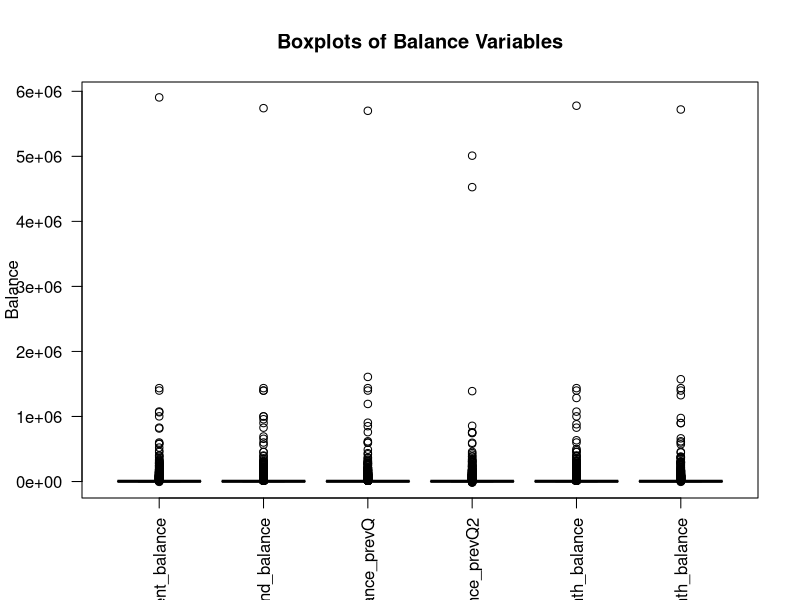
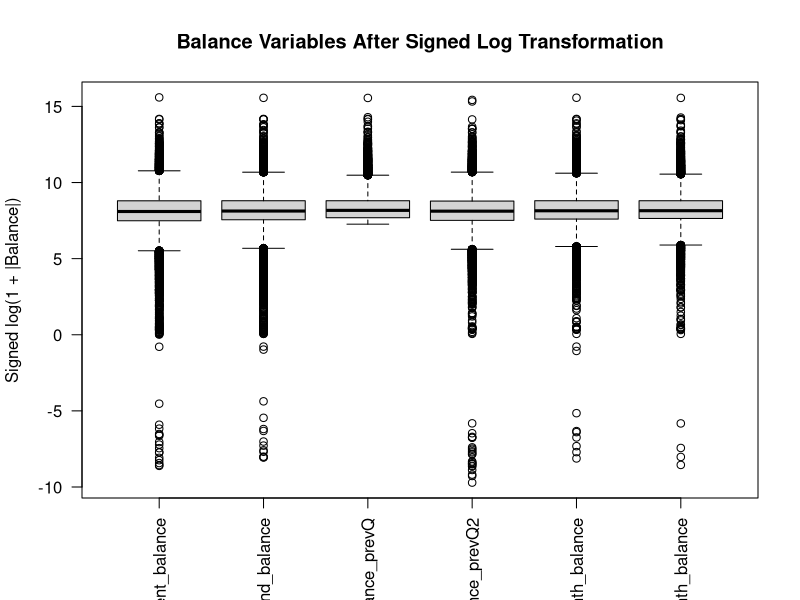
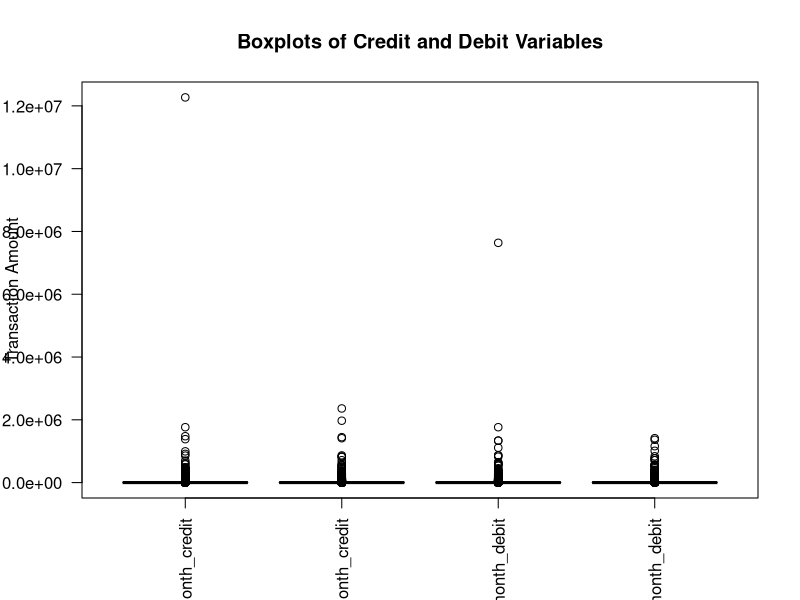
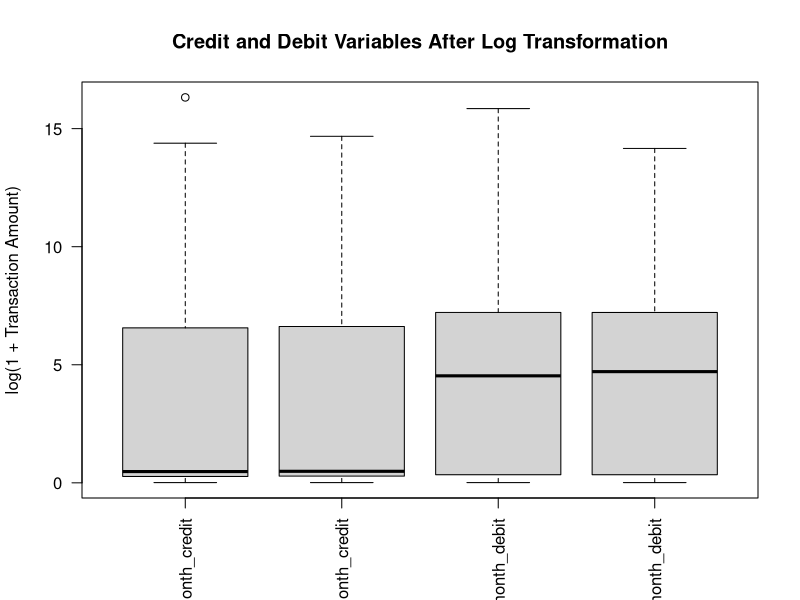
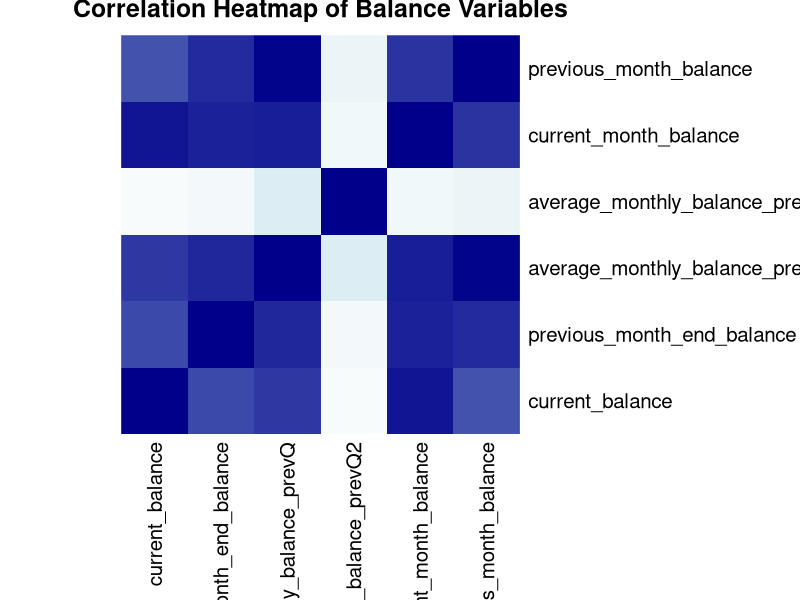
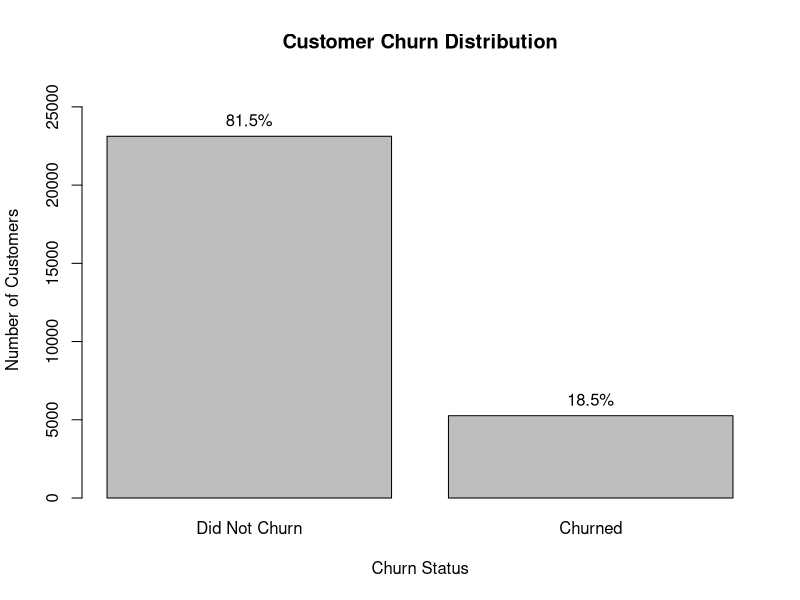
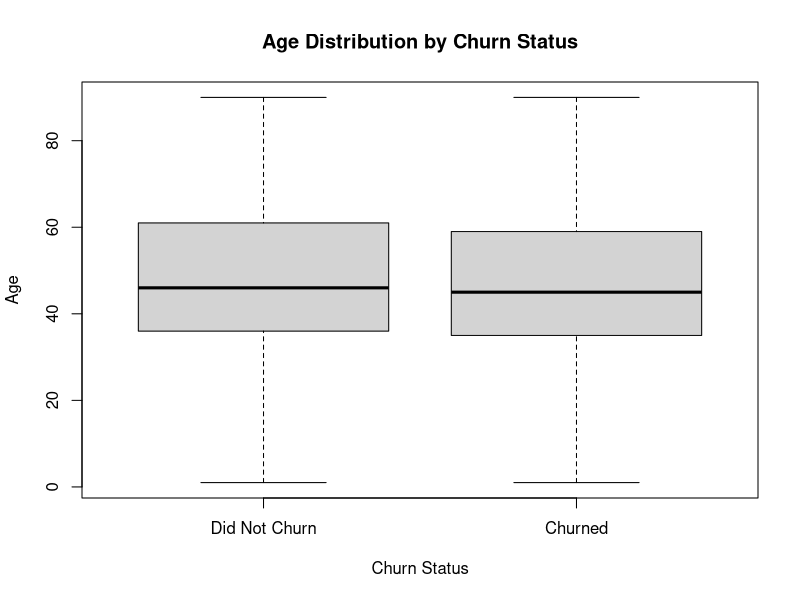
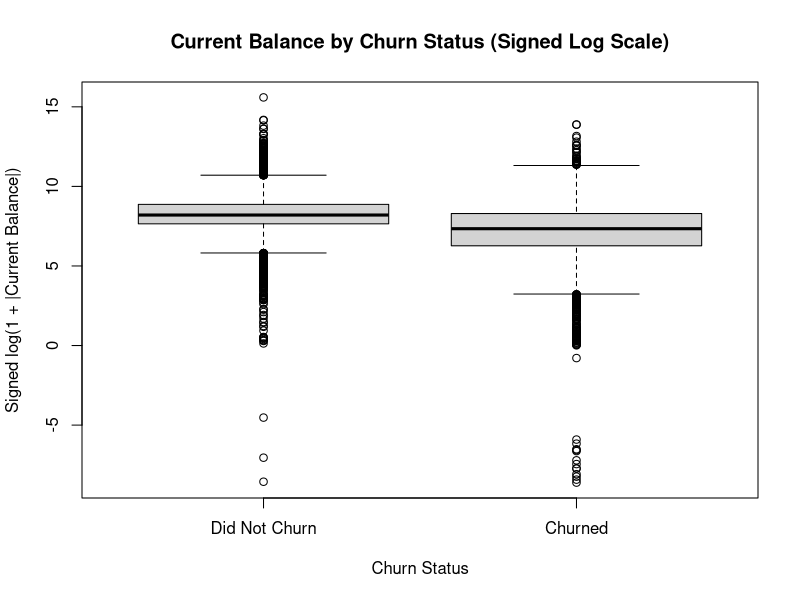

These figures' R source, in order:
# ============================================================
# Bank Customer Churn - Exploratory Data Analysis
# ============================================================
# Purpose:
#   This script explores the cleaned Bank Customer Churn dataset.
#
#   The analysis follows a logical sequence:
#   1. Understand the distribution of financial variables
#   2. Identify extreme values and outliers
#   3. Assess skewness
#   4. Examine negative and very small transaction values
#   5. Investigate correlations among balance variables
#
# Important:
#   - No observations are removed in this script.
#   - No original financial values are modified.
#   - Transformations are used for visualization only.
# ============================================================


# ------------------------------------------------------------
# 1. Load the cleaned dataset
# ------------------------------------------------------------

data <- read.csv("data/churn_prediction_clean.csv")


# Define variable groups used throughout the analysis
balance_vars <- c(
  "current_balance",
  "previous_month_end_balance",
  "average_monthly_balance_prevQ",
  "average_monthly_balance_prevQ2",
  "current_month_balance",
  "previous_month_balance"
)

credit_debit_vars <- c(
  "current_month_credit",
  "previous_month_credit",
  "current_month_debit",
  "previous_month_debit"
)


# ============================================================
# PART A - BALANCE VARIABLES
# ============================================================
# Research question:
# How are customer balances distributed, and are there
# extreme values that could affect statistical analysis?
# ============================================================


# ------------------------------------------------------------
# 2. Summary statistics
# ------------------------------------------------------------
# First, examine the minimum, quartiles, median, mean and
# maximum to understand the overall scale and distribution.
# ------------------------------------------------------------

summary(data[balance_vars])


# ------------------------------------------------------------
# 3. Raw-scale boxplots
# ------------------------------------------------------------
# Boxplots are used to identify extreme observations.
# The raw scale allows the magnitude of extreme balances
# to be seen directly.
# ------------------------------------------------------------

boxplot(
  data[balance_vars],
  main = "Boxplots of Balance Variables",
  ylab = "Balance",
  las = 2
)


# ------------------------------------------------------------
# 4. Signed-log boxplots
# ------------------------------------------------------------
# The balance variables contain both positive and negative
# values. Therefore, a normal logarithm cannot be applied.
#
# A signed-log transformation is used ONLY for visualization.
# It compresses very large values while preserving whether
# the original balance was positive or negative.
# ------------------------------------------------------------

balance_log <- data.frame(
  lapply(data[balance_vars], function(x) {
    sign(x) * log1p(abs(x))
  })
)

names(balance_log) <- balance_vars

boxplot(
  balance_log,
  main = "Balance Variables After Signed Log Transformation",
  ylab = "Signed log(1 + |Balance|)",
  las = 2
)


# ------------------------------------------------------------
# 5. Measure skewness
# ------------------------------------------------------------
# Skewness provides a numerical measure of asymmetry.
# Positive values indicate right-skewness.
# Extremely large values may be strongly influenced by
# a small number of extreme observations.
# ------------------------------------------------------------

balance_skewness <- sapply(
  data[balance_vars],
  function(x) {
    x <- x[!is.na(x)]
    mean((x - mean(x))^3) / sd(x)^3
  }
)

balance_skewness


# ------------------------------------------------------------
# 6. Identify statistical outliers using the IQR method
# ------------------------------------------------------------
# The IQR method identifies observations below:
#
#   Q1 - 1.5 × IQR
#
# or above:
#
#   Q3 + 1.5 × IQR
#
# These are statistical outliers and are NOT automatically
# treated as data errors.
# ------------------------------------------------------------

balance_iqr_outliers <- sapply(
  data[balance_vars],
  function(x) {
    Q1 <- quantile(x, 0.25, na.rm = TRUE)
    Q3 <- quantile(x, 0.75, na.rm = TRUE)
    IQR_value <- Q3 - Q1
    
    lower <- Q1 - 1.5 * IQR_value
    upper <- Q3 + 1.5 * IQR_value
    
    sum(x < lower | x > upper, na.rm = TRUE)
  }
)

balance_iqr_outliers


# ------------------------------------------------------------
# 7. Investigate negative balances
# ------------------------------------------------------------
# Negative balances are rare but present in several variables.
# They may represent legitimate account conditions such as
# overdraft positions, so they are reported rather than removed.
# ------------------------------------------------------------

negative_balances <- sapply(
  data[balance_vars],
  function(x) {
    sum(x < 0, na.rm = TRUE)
  }
)

negative_balances


# ============================================================
# PART B - CREDIT AND DEBIT VARIABLES
# ============================================================
# Research question:
# How are customer transaction amounts distributed, and do
# credit and debit variables show the same pattern?
# ============================================================


# ------------------------------------------------------------
# 8. Summary statistics
# ------------------------------------------------------------

summary(data[credit_debit_vars])


# ------------------------------------------------------------
# 9. Raw-scale boxplots
# ------------------------------------------------------------
# This visualization highlights the extreme transaction
# amounts and shows how much they stretch the overall scale.
# ------------------------------------------------------------

boxplot(
  data[credit_debit_vars],
  main = "Boxplots of Credit and Debit Variables",
  ylab = "Transaction Amount",
  las = 2
)


# ------------------------------------------------------------
# 10. Log-transformed boxplots
# ------------------------------------------------------------
# All four transaction variables are positive, so log1p()
# can be used to compress extreme upper-tail values.
#
# The transformed values are used for visualization only.
# The original dataset remains unchanged.
# ------------------------------------------------------------

credit_debit_log <- data.frame(
  lapply(data[credit_debit_vars], log1p)
)

names(credit_debit_log) <- credit_debit_vars

boxplot(
  credit_debit_log,
  main = "Credit and Debit Variables After Log Transformation",
  ylab = "log(1 + Transaction Amount)",
  las = 2
)


# ------------------------------------------------------------
# 11. Measure skewness
# ------------------------------------------------------------
# This provides numerical evidence for the visual pattern
# observed in the boxplots.
# ------------------------------------------------------------

credit_debit_skewness <- sapply(
  data[credit_debit_vars],
  function(x) {
    x <- x[!is.na(x)]
    mean((x - mean(x))^3) / sd(x)^3
  }
)

credit_debit_skewness


# ------------------------------------------------------------
# 12. Identify statistical outliers using the IQR method
# ------------------------------------------------------------

credit_debit_iqr_outliers <- sapply(
  data[credit_debit_vars],
  function(x) {
    Q1 <- quantile(x, 0.25, na.rm = TRUE)
    Q3 <- quantile(x, 0.75, na.rm = TRUE)
    IQR_value <- Q3 - Q1
    
    lower <- Q1 - 1.5 * IQR_value
    upper <- Q3 + 1.5 * IQR_value
    
    sum(x < lower | x > upper, na.rm = TRUE)
  }
)

credit_debit_iqr_outliers


# ------------------------------------------------------------
# 13. Check minimum transaction values
# ------------------------------------------------------------
# The raw summary output displayed very small values close
# to zero. This check confirms the actual minimum recorded
# value for each variable.
# ------------------------------------------------------------

sapply(
  data[credit_debit_vars],
  function(x) min(x, na.rm = TRUE)
)


# ============================================================
# PART C - CORRELATION AMONG BALANCE VARIABLES
# ============================================================
# Research question:
# Do the balance variables contain overlapping information?
#
# Strong correlations may indicate redundancy or
# multicollinearity and provide justification for considering
# dimensionality-reduction methods such as PCA.
# ============================================================


# ------------------------------------------------------------
# 14. Calculate the correlation matrix
# ------------------------------------------------------------

balance_correlation <- cor(
  data[balance_vars],
  use = "complete.obs",
  method = "pearson"
)

round(balance_correlation, 2)


# ------------------------------------------------------------
# 15. Visualize the correlation matrix
# ------------------------------------------------------------
# Darker colours represent stronger positive correlations.
# ------------------------------------------------------------

heatmap(
  balance_correlation,
  Rowv = NA,
  Colv = NA,
  scale = "none",
  margins = c(10, 10),
  col = colorRampPalette(
    c("white", "lightblue", "darkblue")
  )(100),
  breaks = seq(0.7, 1, length.out = 101),
  main = "Correlation Heatmap of Balance Variables"
)


# ============================================================
# END OF INITIAL FINANCIAL EDA
# ============================================================
# Main findings identified so far:
#
#   - Balance variables are extremely right-skewed.
#   - Large statistical outliers are present.
#   - A small number of negative balances are present.
#   - Credit and debit variables are also strongly right-skewed.
#   - Credit variables show greater skewness than debit variables.
#   - Balance variables are strongly correlated with one another.
#
# These findings will inform the subsequent descriptive
# statistics, visualizations and modelling decisions.


# ============================================================
# PART D - DESCRIPTIVE STATISTICS BY CHURN STATUS
# ============================================================
# Research question:
# Do churned and non-churned customers differ in their
# age and financial characteristics?
# ============================================================


# Variables to compare
descriptive_vars <- c(
  "age",
  "current_balance",
  "previous_month_end_balance",
  "average_monthly_balance_prevQ",
  "average_monthly_balance_prevQ2",
  "current_month_balance",
  "previous_month_balance"
)


# ------------------------------------------------------------
# 16. Mean values by churn status
# ------------------------------------------------------------

mean_by_churn <- aggregate(
  data[descriptive_vars],
  by = list(churn = data$churn),
  FUN = mean,
  na.rm = TRUE
)

mean_by_churn


# ------------------------------------------------------------
# 17. Median values by churn status
# ------------------------------------------------------------

median_by_churn <- aggregate(
  data[descriptive_vars],
  by = list(churn = data$churn),
  FUN = median,
  na.rm = TRUE
)

median_by_churn
# ============================================================
# ------------------------------------------------------------
# 18. Churn distribution by categorical variables
# ------------------------------------------------------------

# Gender
prop.table(table(data$gender, data$churn), margin = 1) * 100

# ------------------------------------------------------------
# 19. Churn distribution by occupation
# ------------------------------------------------------------

prop.table(table(data$occupation, data$churn), margin = 1) * 100

# ------------------------------------------------------------
# 20. Customer churn distribution
# ------------------------------------------------------------
# This chart shows the overall distribution of the target
# variable and highlights the class imbalance.
# ------------------------------------------------------------

churn_counts <- table(data$churn)
churn_percent <- prop.table(churn_counts) * 100

bar_positions <- barplot(
  churn_counts,
  main = "Customer Churn Distribution",
  xlab = "Churn Status",
  ylab = "Number of Customers",
  names.arg = c("Did Not Churn", "Churned"),
  ylim = c(0, max(churn_counts) * 1.15)
)

text(
  x = bar_positions,
  y = churn_counts,
  labels = paste0(round(churn_percent, 1), "%"),
  pos = 3
)
# ------------------------------------------------------------
# 21. Age distribution by churn status
# ------------------------------------------------------------

boxplot(
  age ~ churn,
  data = data,
  main = "Age Distribution by Churn Status",
  xlab = "Churn Status",
  ylab = "Age",
  names = c("Did Not Churn", "Churned")
)

# ------------------------------------------------------------
# 22. Current balance distribution by churn status
# ------------------------------------------------------------

boxplot(
  sign(current_balance) * log1p(abs(current_balance)) ~ churn,
  data = data,
  main = "Current Balance by Churn Status (Signed Log Scale)",
  xlab = "Churn Status",
  ylab = "Signed log(1 + |Current Balance|)",
  names = c("Did Not Churn", "Churned")
)

# ------------------------------------------------------------
# 24. Negative current balances by churn status
# ------------------------------------------------------------

negative_current_balance <- table(
  data$churn,
  data$current_balance < 0
)

negative_current_balance

prop.table(
  negative_current_balance,
  margin = 1
) * 100
# ------------------------------------------------------------
# 25. Median balance by churn status
# ------------------------------------------------------------

balance_medians_by_churn <- aggregate(
  data[balance_vars],
  by = list(churn = data$churn),
  FUN = median,
  na.rm = TRUE
)

balance_medians_by_churn

# ------------------------------------------------------------
# 26. Median credit/debit values by churn status
# ------------------------------------------------------------

credit_debit_medians_by_churn <- aggregate(
  data[credit_debit_vars],
  by = list(churn = data$churn),
  FUN = median,
  na.rm = TRUE
)

credit_debit_medians_by_churn

# ------------------------------------------------------------
# 27. Credit and debit distributions by churn status
# ------------------------------------------------------------

par(mfrow = c(2, 2))

for (var in credit_debit_vars) {
  
  boxplot(
    log1p(data[[var]]) ~ data$churn,
    main = var,
    xlab = "Churn Status",
    ylab = "log(1 + Transaction Amount)",
    names = c("Did Not Churn", "Churned")
  )
}

par(mfrow = c(1, 1))


# ------------------------------------------------------------
# 28. Sample sizes by churn status
# ------------------------------------------------------------

table(data$churn)

# ------------------------------------------------------------
# 29. Churn rate by gender
# ------------------------------------------------------------

gender_churn_rate <- prop.table(
  table(data$gender, data$churn),
  margin = 1
)[, "1"] * 100

barplot(
  gender_churn_rate,
  main = "Churn Rate by Gender",
  xlab = "Gender",
  ylab = "Churn Rate (%)",
  ylim = c(0, max(gender_churn_rate) * 1.2)
)

text(
  x = seq_along(gender_churn_rate),
  y = gender_churn_rate,
  labels = paste0(round(gender_churn_rate, 1), "%"),
  pos = 3
)

# ------------------------------------------------------------
# 30. Churn rate by occupation
# ------------------------------------------------------------

occupation_churn_rate <- prop.table(
  table(data$occupation, data$churn),
  margin = 1
)[, "1"] * 100

barplot(
  occupation_churn_rate,
  main = "Churn Rate by Occupation",
  xlab = "Occupation",
  ylab = "Churn Rate (%)",
  ylim = c(0, max(occupation_churn_rate) * 1.2),
  las = 2
)

text(
  x = seq_along(occupation_churn_rate),
  y = occupation_churn_rate,
  labels = paste0(round(occupation_churn_rate, 1), "%"),
  pos = 3
)

# ------------------------------------------------------------
# 31. Vintage by churn status
# ------------------------------------------------------------

vintage_by_churn <- aggregate(
  vintage ~ churn,
  data = data,
  FUN = function(x) {
    c(
      mean = mean(x, na.rm = TRUE),
      median = median(x, na.rm = TRUE)
    )
  }
)

vintage_by_churn

# ------------------------------------------------------------
# 32. Vintage distribution by churn status
# ------------------------------------------------------------

boxplot(
  vintage ~ churn,
  data = data,
  main = "Vintage Distribution by Churn Status",
  xlab = "Churn Status",
  ylab = "Vintage",
  names = c("Did Not Churn", "Churned")
)


# ============================================================
# PART E - CATEGORICAL VARIABLES BY CHURN
# ============================================================


# ------------------------------------------------------------
# 33. Churn rate by customer network category
# ------------------------------------------------------------

network_churn_rate <- prop.table(
  table(data$customer_nw_category, data$churn),
  margin = 1
)[, "1"] * 100

network_churn_rate


barplot(
  network_churn_rate,
  main = "Churn Rate by Customer Network Category",
  xlab = "Customer Network Category",
  ylab = "Churn Rate (%)",
  ylim = c(0, max(network_churn_rate) * 1.2)
)

text(
  x = seq_along(network_churn_rate),
  y = network_churn_rate,
  labels = paste0(round(network_churn_rate, 1), "%"),
  pos = 3
)


# ------------------------------------------------------------
# 34. Churn rate by city
# ------------------------------------------------------------
# City contains many unique codes, so displaying every city
# would produce an unreadable chart.
# We first identify the 10 most common city codes and compare
# their churn rates.
# ------------------------------------------------------------

top_cities <- names(
  head(
    sort(table(data$city), decreasing = TRUE),
    10
  )
)

city_churn_rate <- prop.table(
  table(
    data$city[data$city %in% top_cities],
    data$churn[data$city %in% top_cities]
  ),
  margin = 1
)[, "1"] * 100

city_churn_rate


barplot(
  city_churn_rate,
  main = "Churn Rate for the 10 Most Common City Codes",
  xlab = "City Code",
  ylab = "Churn Rate (%)",
  ylim = c(0, max(city_churn_rate) * 1.2),
  las = 2
)

text(
  x = seq_along(city_churn_rate),
  y = city_churn_rate,
  labels = paste0(round(city_churn_rate, 1), "%"),
  pos = 3
)


# ------------------------------------------------------------
# 35. Churn rate by branch
# ------------------------------------------------------------
# Branch code is also high-cardinality, so we focus on the
# 10 branches with the largest number of customers.
# ------------------------------------------------------------

top_branches <- names(
  head(
    sort(table(data$branch_code), decreasing = TRUE),
    10
  )
)

branch_churn_rate <- prop.table(
  table(
    data$branch_code[data$branch_code %in% top_branches],
    data$churn[data$branch_code %in% top_branches]
  ),
  margin = 1
)[, "1"] * 100

branch_churn_rate


barplot(
  branch_churn_rate,
  main = "Churn Rate for the 10 Most Common Branches",
  xlab = "Branch Code",
  ylab = "Churn Rate (%)",
  ylim = c(0, max(branch_churn_rate) * 1.2),
  las = 2
)

text(
  x = seq_along(branch_churn_rate),
  y = branch_churn_rate,
  labels = paste0(round(branch_churn_rate, 1), "%"),
  pos = 3
)

# ------------------------------------------------------------
# 36. Customer counts for the most common branches
# ------------------------------------------------------------

branch_counts <- sort(
  table(data$branch_code),
  decreasing = TRUE
)

top_branch_counts <- branch_counts[
  names(branch_counts) %in% top_branches
]

top_branch_counts
